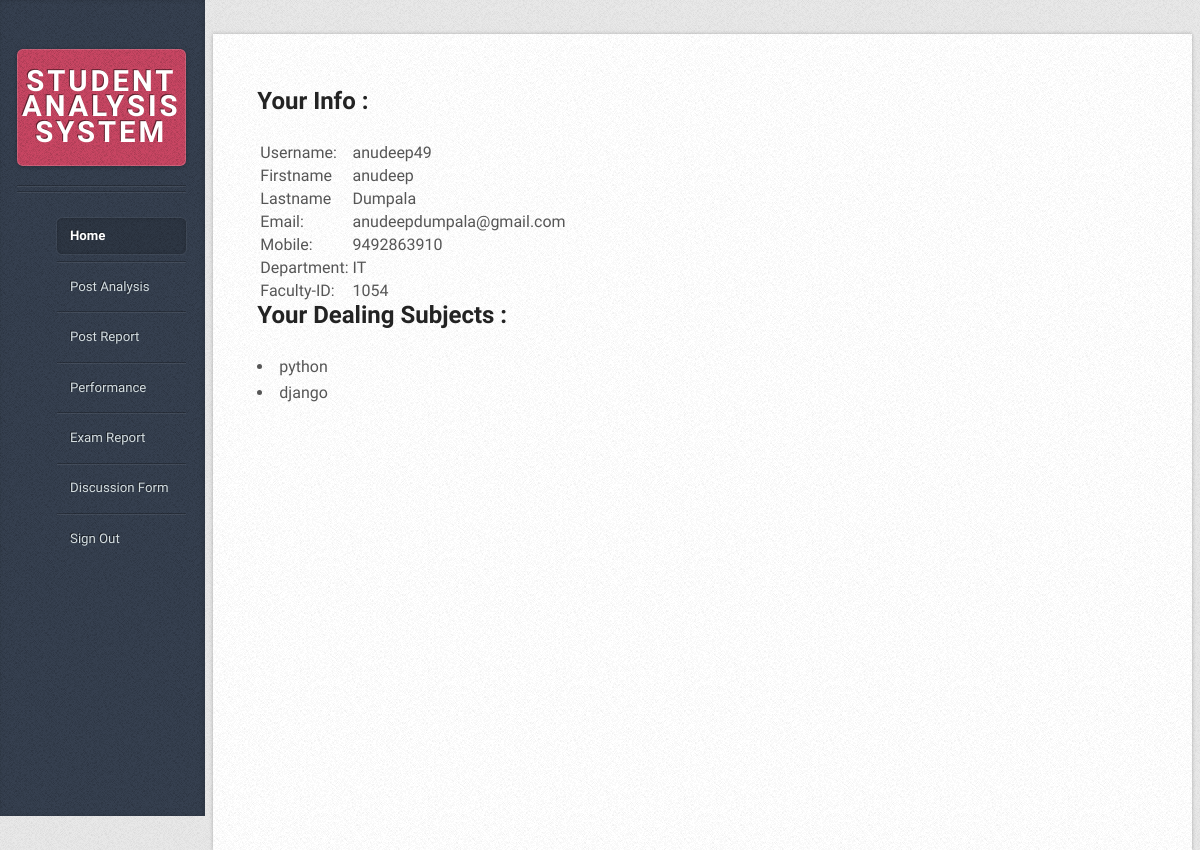
The page /teacher/teac_info/ (signed in) on the database its author committed.
### teacher/models.py (models this page shows, shortened)
class Teacher(models.Model):
    user_id=models.IntegerField()
    teac_id=models.IntegerField()
    name = models.CharField(max_length=50)
    mobile = models.IntegerField()
    dept_id = models.IntegerField()

### dept/models.py (models this page shows, shortened)
class Dept(models.Model):
    dept_name=models.CharField(max_length=3)

class Subjects(models.Model):
    teac_id = models.IntegerField()
    sub_name=models.CharField(max_length=30)
    sub_code = models.CharField(max_length=10)
    dept_id=models.CharField(max_length=10)
    year=models.CharField(max_length=10)

### teacher/views.py (the view)
# urls.py: path('teac_info/',views.index2,name='index2'),
@login_required
@staff_member_required
def index2(request):
    username = request.user.username
    user_profile = User.objects.get(username=username)
    user_id = request.user.id
    user_profile1 = Teacher.objects.get(user_id=user_id)
    dept_id = user_profile1.dept_id
    dept = Dept.objects.get(id=dept_id)
    teac_id = user_profile1.teac_id
    faculty = Subjects.objects.filter(teac_id=teac_id)
    return render(request, 'index2.html',
                  {'user_profile': user_profile, 'dept': dept, 'user_profile1': user_profile1, 'faculty': faculty,
                   'teac_id': teac_id})

### templates/index2.html
{% include 'base1.html' %}
<font size="5"><b>Your Info : </b></font>
 <br>
    <br>
<table>
    <tr>
        <td>Username:</td><td>{{user_profile.username}}</td>
    </tr>
    <tr>
        <td>Firstname</td><td>{{user_profile.first_name}}</td>
    </tr>
    <tr>
        <td>Lastname</td><td>{{user_profile.last_name}}</td>
    </tr>
    <tr>
        <td>Email:</td><td>{{user_profile.email}}</td>
    </tr>
    <tr>
        <td>Mobile:</td><td>{{user_profile1.mobile}}</td>
    </tr>
    <tr>
        <td>Department:</td><td>{{dept.dept_name}}</td>
    </tr>
    <tr>
        <td>Faculty-ID:</td>
        <td>{{teac_id}}</td>
    </tr>
</table>
<font size="5"><b>Your Dealing Subjects : </b></font>
<br>
<br>
<font size="3">
    {% for i in faculty %}
        <li>{{i.sub_name}}</li>
    {% endfor %}
</font>
{% include 'footer2.html' %}

### templates/static/assets/css/main.css (style rules this page uses)
body { line-height: 1; }
body { -webkit-text-size-adjust: none; }
*, *:before, *:after { -moz-box-sizing: border-box; -webkit-box-sizing: border-box; box-sizing: border-box; }
body { background-color: #e8e8e8; background-image: url("images/bg02.png"); font-family: 'Source Sans Pro', sans-serif; font-weight: 400; color: #565656; }
strong, b { font-weight: 700; color: #232323; }
@media screen and (min-width: 737px) { body { height: 100%; line-height: 1.75em; } }
@media screen and (min-width: 737px) and (max-width: 1200px) { body { min-width: 1000px; font-size: 11pt; } }

### rows shown on the page
Teacher: mobile "9492863910"
Dept: dept_name "IT"
Subjects: sub_name "python"
Subjects: sub_name "django"

### other values the page prints
{{ user_profile.username }} "anudeep49"
{{ user_profile.first_name }} "anudeep"
{{ user_profile.last_name }} "Dumpala"
{{ user_profile.email }} "anudeepdumpala@gmail.com"
{{ teac_id }} "1054"
